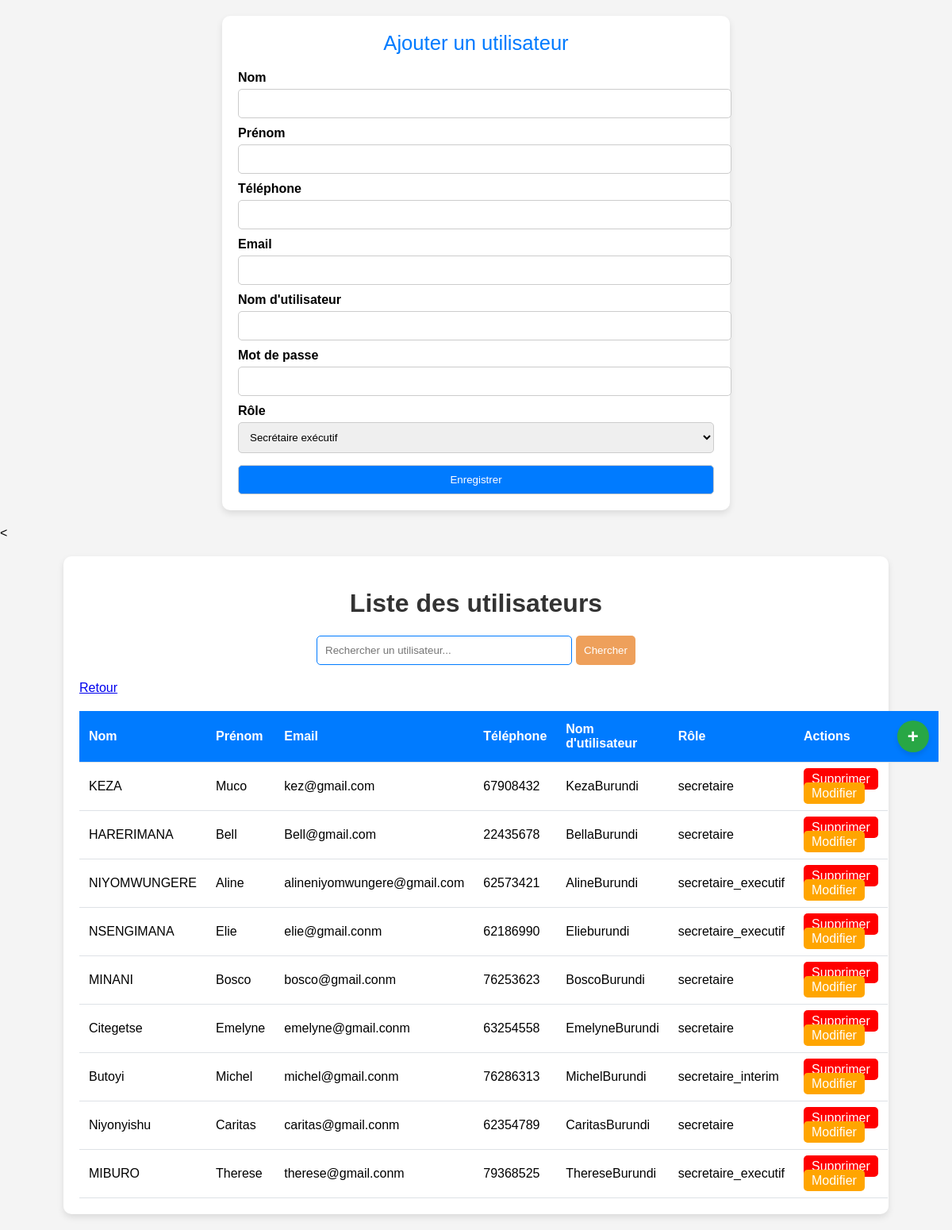
/utilisateur.php (signed in), run on the app's committed database.
### tables this page shows
CREATE TABLE `utilisateurs` (
  `id_utilisateur` int(11) NOT NULL,
  `nom` varchar(255) NOT NULL,
  `prenom` varchar(255) NOT NULL,
  `telephone` varchar(20) NOT NULL,
  `email` varchar(255) NOT NULL,
  `username` varchar(50) NOT NULL,
  `password` varchar(255) NOT NULL,
  `role` varchar(50) NOT NULL,
  `created_at` timestamp NOT NULL DEFAULT current_timestamp()
);

### utilisateur.php (the view, shortened to what this page needs)
<?php
include "connexion.php";
$searchTerm = '';
if (isset($_GET['search'])) {
    $searchTerm = htmlspecialchars($_GET['search']);
    $affichageUtilisateur = $conn->prepare("SELECT id_utilisateur, nom, prenom, email, telephone, username, role
        FROM utilisateurs
        WHERE nom LIKE :searchTerm OR prenom LIKE :searchTerm ORDER BY id_utilisateur DESC");
    $affichageUtilisateur->execute([':searchTerm' => '%' . $searchTerm . '%']);
} else {
    $affichageUtilisateur = $conn->query("SELECT id_utilisateur, nom, prenom, email, telephone, username, role FROM utilisateurs ORDER BY id_utilisateur DESC");
}
?>
<!DOCTYPE html>
<html lang="fr">
<head>
    <link rel="stylesheet" href="style/utilisateur.css">
</head>
<body>
    <div class="form-container">
        <form method="POST">
            <legend>Ajouter un utilisateur</legend>
            <label for="nom">Nom</label>
            <input type="text" name="nom" required pattern="[A-Za-z\s]+">
            <label for="prenom">Prénom</label>
            <input type="text" name="prenom" required pattern="[A-Za-z\s]+">
            <label for="telephone">Téléphone</label>
            <input type="text" name="telephone" required pattern="[0-9]+">
            <label for="Email">Email</label>
            <input type="email" name="Email" required>
            <label for="username">Nom d'utilisateur</label>
            <input type="text" name="username" required pattern="[A-Za-z0-9_]+">
            <label for="password">Mot de passe</label>
            <input type="password" name="password" required>
            <label for="role">Rôle</label>
            <select name="role" required>
                <option value="secretaire_executif">Secrétaire exécutif</option>
            </select>
            <button type="submit" name="valider">Enregistrer</button>
        </form>
    </div>
    <
    <div class="table-container">
        <h1>Liste des utilisateurs</h1>
        <form action="" method="GET" class="search-container">
            <input type="text" name="search" placeholder="Rechercher un utilisateur..." value="<?php echo htmlspecialchars($searchTerm); ?>">
            <button type="submit">Chercher</button>
        </form>
        <table>
            <thead>
                <tr>
                    <th>Nom</th>
                    <th>Prénom</th>
                    <th>Email</th>
                    <th>Téléphone</th>
                    <th>Nom d'utilisateur</th>
                    <th>Rôle</th>
                    <th>Actions</th>
                    <th><a href="utilisateur.php" class="plus-button">+</a></th>
                </tr>
            </thead>
            <tbody>
                <?php while ($utilisateur = $affichageUtilisateur->fetch(PDO::FETCH_ASSOC)) { ?>
                    <tr>
                        <td><?php echo htmlspecialchars($utilisateur["nom"]); ?></td>
                        <td><?php echo htmlspecialchars($utilisateur["prenom"]); ?></td>
                        <td><?php echo htmlspecialchars($utilisateur["email"]); ?></td>
                        <td><?php echo htmlspecialchars($utilisateur["telephone"]); ?></td>
                        <td><?php echo htmlspecialchars($utilisateur["username"]); ?></td>
                        <td><?php echo htmlspecialchars($utilisateur["role"]); ?></td>
                        <td>
                            <a href="utilisateur.php?sup=<?php echo $utilisateur["id_utilisateur"]; ?>" class="btn-supprimer">Supprimer</a><br>
                            <a href="modifie_utilisateur.php?mod=<?php echo $utilisateur["id_utilisateur"]; ?>" class="btn-modifier">Modifier</a>
                        </td>
                    </tr>
                <?php } ?>
                <a href="secretaire_executif.php" class="btn">Retour</a>
            </tbody>
        </table>
    </div>
</body>
</html>

### style/utilisateur.css (style rules this page uses)
body { font-family: Arial, sans-serif; margin: 0; padding: 0; background-color: #f4f4f4; }
.form-container { background-color: #fff; max-width: 600px; margin: 20px auto; padding: 20px; border-radius: 10px; box-shadow: 0 4px 8px rgba(0, 0, 0, 0.1); }
.form-container legend { font-size: 1.6em; color: #007BFF; margin-bottom: 20px; text-align: center; }
.form-container label { font-weight: bold; display: block; margin-top: 10px; }
.form-container input, .form-container select, .form-container button { width: 100%; padding: 10px; margin-top: 5px; border-radius: 5px; border: 1px solid #ccc; }
.form-container button { background-color: #007BFF; color: white; margin-top: 15px; cursor: pointer; }
.table-container { max-width: 1000px; margin: 20px auto; background-color: #fff; padding: 20px; border-radius: 10px; box-shadow: 0 4px 8px rgba(0, 0, 0, 0.1); }
.table-container h1 { text-align: center; color: #333; }
table { width: 100%; border-collapse: collapse; margin-top: 20px; }
th, td { padding: 12px; text-align: left; border-bottom: 1px solid #dee2e6; }
th { background-color: #007BFF; color: white; }
.btn-supprimer, .btn-modifier { padding: 5px 10px; border-radius: 5px; text-decoration: none; color: white; }
.btn-supprimer { background-color: red; }
.btn-modifier { background-color: orange; }
.plus-button { display: inline-block; width: 40px; height: 40px; line-height: 40px; text-align: center; background-color: #28a745; color: white; font-size: 24px; font-weight: bold; border-radius: 50%; text-decoration: none; box-shadow: 0 4px 6px rgba(0, 0, 0, 0.1); transition: background-color 0.3s ease, transform 0.2s ease; }
.search-container { display: flex; justify-content: center; margin-bottom: 20px; }
.search-container input { padding: 10px; width: 300px; border: 1px solid #007BFF; border-radius: 5px; }
.search-container button { padding: 10px; background-color: #eea05b; color: white; border: none; border-radius: 5px; cursor: pointer; margin-left: 5px; }

### data on the page
utilisateurs: nom "KEZA", prenom "Muco", email "kez@gmail.com", telephone "67908432", username "KezaBurundi", role "secretaire"
utilisateurs: nom "HARERIMANA", prenom "Bell", email "Bell@gmail.com", telephone "22435678", username "BellaBurundi", role "secretaire"
utilisateurs: nom "NIYOMWUNGERE", prenom "Aline", email "alineniyomwungere@gmail.com", telephone "62573421", username "AlineBurundi", role "secretaire_executif"
utilisateurs: nom "NSENGIMANA", prenom "Elie", email "elie@gmail.conm", telephone "62186990", username "Elieburundi", role "secretaire_executif"
utilisateurs: nom "MINANI", prenom "Bosco", email "bosco@gmail.conm", telephone "76253623", username "BoscoBurundi", role "secretaire"
utilisateurs: nom "Citegetse", prenom "Emelyne", email "emelyne@gmail.conm", telephone "63254558", username "EmelyneBurundi", role "secretaire"
utilisateurs: nom "Butoyi", prenom "Michel", email "michel@gmail.conm", telephone "76286313", username "MichelBurundi", role "secretaire_interim"
utilisateurs: nom "Niyonyishu", prenom "Caritas", email "caritas@gmail.conm", telephone "62354789", username "CaritasBurundi", role "secretaire"
utilisateurs: nom "MIBURO", prenom "Therese", email "therese@gmail.conm", telephone "79368525", username "ThereseBurundi", role "secretaire_executif"
